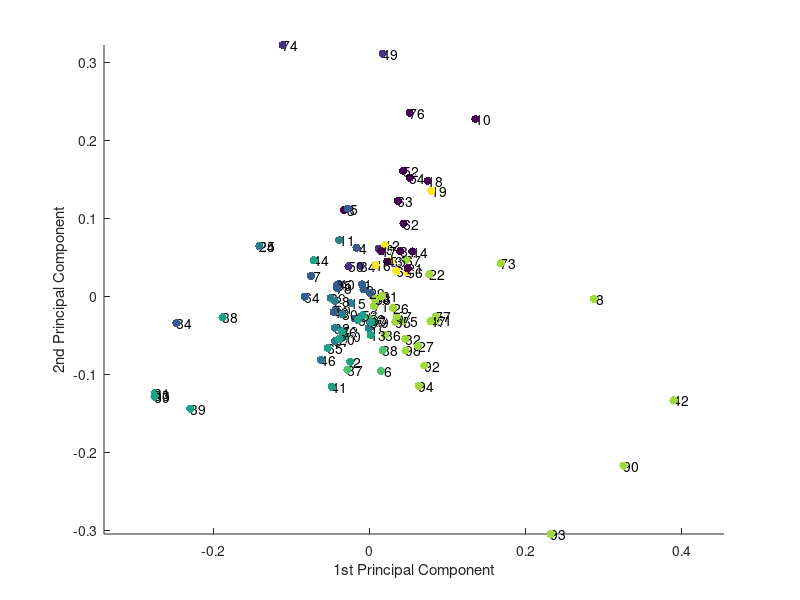
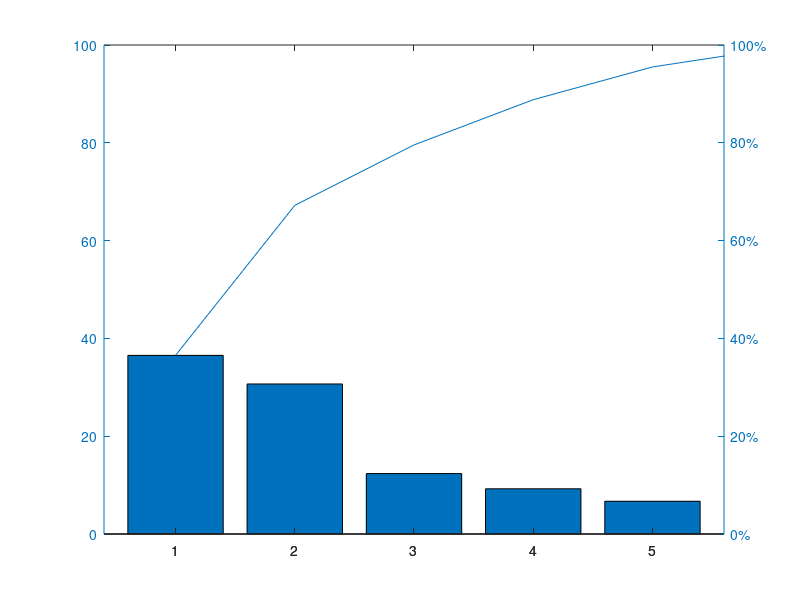
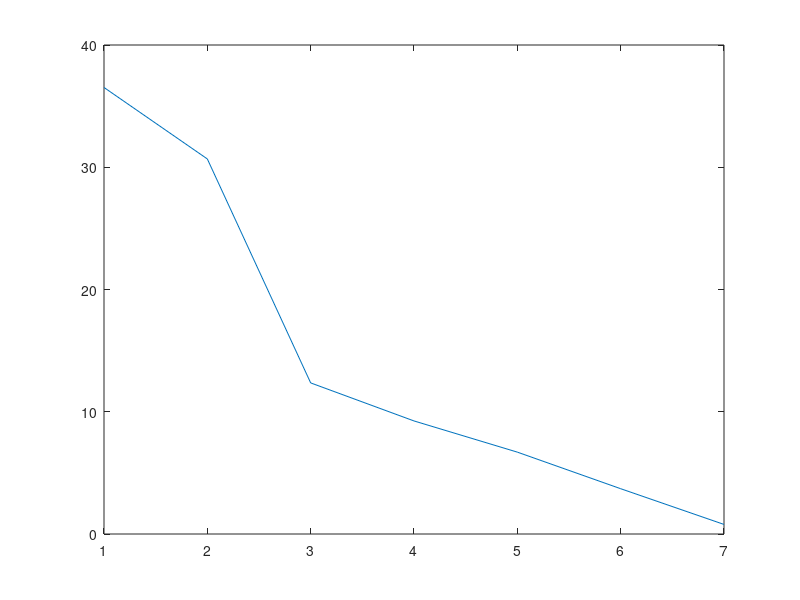

The MATLAB source for these figures, in order:
%% PCA

load features.mat
load labels_tuning_curve.mat

s = sum(peaks/1);
peaks_norm = peaks./s;
[coeff,score,latent,tsquared,explained,mu] = pca(peaks_norm','NumComponents',3);
figure;
hold on;
c=labels; % colors labels
scatter3(score(:,1),score(:,2),score(:,3),[],c,'filled')
axis equal
xlabel('1st Principal Component')
ylabel('2nd Principal Component')
zlabel('3rd Principal Component')
l = 1:98; % units labels
text( score(:,1),score(:,2), score(:,3),cellstr(num2str(l')) )

figure;
pareto(explained)

figure;
plot(explained)

explained(1)+explained(2) %total explained variance
